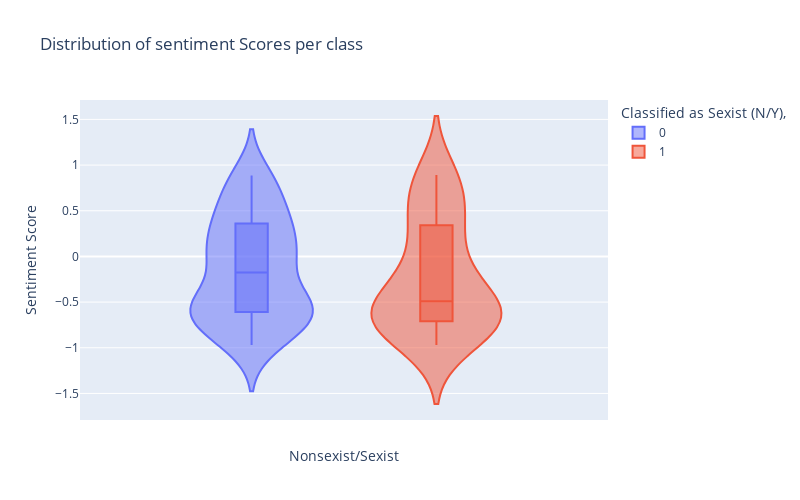

Notebook code for this chart:
### Code cell
fig = px.violin(df_subset, y='sentiment_score', color='label', box=True, points='outliers',
                        labels={'post_length': 'Sentiment Score',
                                     'label': 'Classified as Sexist (N/Y),'},
                        title="Distribution of sentiment Scores per class")
fig.update_layout(autosize=False, width=800, height=500)
fig.update_layout(xaxis_title="Nonsexist/Sexist", yaxis_title="Sentiment Score")
fig.show()

### Figure 1 — Plotly figure (JSON) as saved in the notebook; plotly's stock layout.template omitted (floating-point values rounded to 4 significant figures)
{"data": [{"alignmentgroup": "True", "box": {"visible": true}, "hovertemplate": "Classified as Sexist (N/Y),=0<br>sentiment_score=%{y}<extra></extra>", "legendgroup": "0", "marker": {"color": "#636efa"}, "name": "0", "offsetgroup": "0", "orientation": "v", "points": "outliers", "scalegroup": "True", "showlegend": true, "x0": " ", "xaxis": "x", "y": [-0.9697, 0.0, -0.8176, 0.0, -0.34, 0.4939, -0.9159, -0.5574, 0.7579, -0.4404, 0.0, -0.5574, -0.5023, 0.4019, -0.7915, 0.0, -0.7717, -0.6249, -0.2263, -0.409, -0.8395, -0.91, -0.128, 0.0, -0.6072, -0.0516, 0.8338, -0.9153, -0.5719, 0.4389, 0.4404, -0.765, 0.2263, 0.6342, -0.7506, -0.6808, 0.4215, -0.5222, -0.6114, 0.861, -0.5106, -0.5879, 0.4939, -0.627, 0.0, -0.5423, 0.2732, -0.9325, 0.8122, 0.3612, 0.0, -0.5423, 0.8653, 0.8857, -0.6124, 0.6618, 0.8779, -0.5106, -0.5058, 0.1742, 0.0772, -0.3658, 0.0772, 0.0, 0.0, 0.3612, 0.4215, -0.8481, -0.5106, 0.296], "y0": " ", "yaxis": "y", "type": "violin"}, {"alignmentgroup": "True", "box": {"visible": true}, "hovertemplate": "Classified as Sexist (N/Y),=1<br>sentiment_score=%{y}<extra></extra>", "legendgroup": "1", "marker": {"color": "#EF553B"}, "name": "1", "offsetgroup": "1", "orientation": "v", "points": "outliers", "scalegroup": "True", "showlegend": true, "x0": " ", "xaxis": "x", "y": [0.4404, 0.8359, 0.8922, 0.1531, -0.9705, -0.4215, -0.2023, 0.4939, -0.128, 0.7845, -0.7794, -0.5647, 0.8656, -0.7717, -0.7351, -0.5994, 0.0, 0.34, -0.7102, -0.6406, -0.5994, -0.8885, -0.6757, -0.7184, -0.886, -0.25, -0.5423, -0.4404, -0.6367, 0.4926], "y0": " ", "yaxis": "y", "type": "violin"}], "layout": {"xaxis": {"anchor": "y", "domain": [0.0, 1.0], "title": {"text": "Nonsexist/Sexist"}}, "yaxis": {"anchor": "x", "domain": [0.0, 1.0], "title": {"text": "Sentiment Score"}}, "legend": {"title": {"text": "Classified as Sexist (N/Y),"}, "tracegroupgap": 0}, "title": {"text": "Distribution of sentiment Scores per class"}, "violinmode": "group", "autosize": false, "width": 800, "height": 500}}
